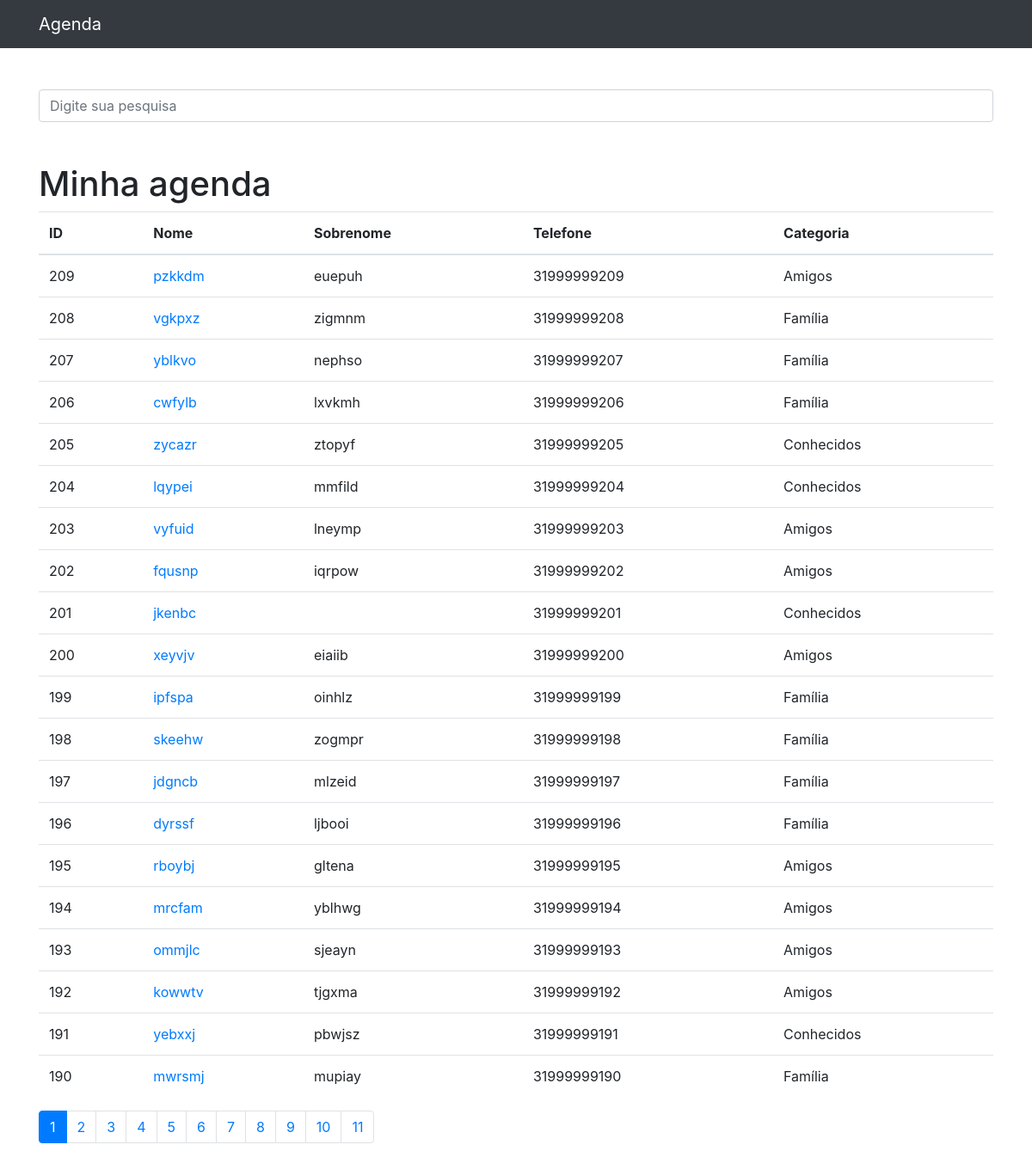
The page / on the database its author committed.
### contatos/models.py (models this page shows, shortened)
class Contato(models.Model):
    nome = models.CharField(max_length=255)
    sobrenome = models.CharField(max_length=255, blank=True)
    telefone = models.CharField(max_length=255)
    email = models.CharField(max_length=255, blank=True)
    data_criacao = models.DateTimeField(default=timezone.now)
    descricao = models.TextField(blank=True)
    categoria = models.ForeignKey(Categoria, on_delete=models.DO_NOTHING)
    mostrar = models.BooleanField(default=True)
    foto = models.ImageField(blank=True, upload_to='fotos/%Y/%m/')

class Categoria(models.Model):
    nome = models.CharField(max_length=255)
    def __str__(self):
        return self.nome

### contatos/views.py (the view)
# urls.py: path('', views.index, name='index'),
def index(request):
    contatos = Contato.objects.order_by('-id').filter(
        mostrar=True
    )
    paginator = Paginator(contatos, 20)
    page = request.GET.get('p')
    contatos = paginator.get_page(page)
    return render(request, 'contatos/index.html', {
        'contatos': contatos
    })

### contatos/templates/contatos/index.html
{% extends 'base.html' %}
{%block 'conteudo'%}
    <h1 class="mt-5">Minha agenda</h1>
    <table class="table">
      <thead>
        <tr>
          <th>ID</th>
          <th>Nome</th>
          <th>Sobrenome</th>
          <th>Telefone</th>
          <th>Categoria</th>
        </tr>
      </thead>
      <tbody>
        {% for contato in contatos %}
          <tr>
            <td>{{ contato.id }}</td>
            <td>
              <a href="{% url 'ver_contato' contato.id %}">{{ contato.nome }}</a>
            </td>
            <td>{{ contato.sobrenome }}</td>
            <td>{{ contato.telefone }}</td>
            <td>{{ contato.categoria }}</td>
            </tr>
        {% endfor %}
      </tbody>
    </table>
  <nav aria-label="Page navigation example">
  <ul class="pagination">
    {% for pagina in contatos.paginator.page_range %}
      {% if contatos.number == pagina %}
      <li class="page-item active"><a class="page-link" href="?p={{ pagina }}&termo={{ request.GET.termo }}">{{ pagina }}</a></li>
      {% else %}
      <li class="page-item"><a class="page-link" href="?p={{ pagina }}&termo={{ request.GET.termo }}">{{ pagina }}</a></li>
      {% endif %}
    {% endfor %}
  </ul>
</nav>
{%endblock%}

### templates/base.html (shortened to what this page needs)
{% load static %}
<!DOCTYPE html>
<html lang="pt">
<head>
  {% include 'parciais/_head.html' %}
</head>
<body>
  {% include 'parciais/_nav.html' %}
  <div class="container">
    <div class="row">
      <div class="col-lg-12">
        {% if 'accounts' not in request.path %}
        <br><br>
        <form method="get" action="{% url 'busca' %}">
          <div class="form-group row">
            <div class="col-12">
              <input class="form-control"
                     type="search" value="{{ request.GET.termo }}"
                     id="search-input"
                     placeholder="Digite sua pesquisa"
                     name="termo">
            </div>
          </div>
        </form>
        {% endif %}
      {%block 'conteudo'%} {%endblock%}
      </div>
    </div>
  </div>
</body>
</html>

### templates/parciais/_head.html (shortened to what this page needs)
{% load static %}
<link href="{% static 'vendor/bootstrap/css/bootstrap.min.css'%}" rel="stylesheet">

### templates/parciais/_nav.html (shortened to what this page needs)
  <nav class="navbar navbar-expand-lg navbar-dark bg-dark static-top">
    <div class="container">
      <a class="navbar-brand" href="{% url 'index' %}">Agenda</a>
    </div>
  </nav>

### rows shown on the page
Contato: id "209", nome "pzkkdm", sobrenome "euepuh", telefone "31999999209", categoria "Amigos"
Contato: id "208", nome "vgkpxz", sobrenome "zigmnm", telefone "31999999208", categoria "Família"
Contato: id "207", nome "yblkvo", sobrenome "nephso", telefone "31999999207", categoria "Família"
Contato: id "206", nome "cwfylb", sobrenome "lxvkmh", telefone "31999999206", categoria "Família"
Contato: id "205", nome "zycazr", sobrenome "ztopyf", telefone "31999999205", categoria "Conhecidos"
Contato: id "204", nome "lqypei", sobrenome "mmfild", telefone "31999999204", categoria "Conhecidos"
Contato: id "203", nome "vyfuid", sobrenome "lneymp", telefone "31999999203", categoria "Amigos"
Contato: id "202", nome "fqusnp", sobrenome "iqrpow", telefone "31999999202", categoria "Amigos"
Contato: id "201", nome "jkenbc", telefone "31999999201", categoria "Conhecidos"
Contato: id "200", nome "xeyvjv", sobrenome "eiaiib", telefone "31999999200", categoria "Amigos"
Contato: id "199", nome "ipfspa", sobrenome "oinhlz", telefone "31999999199", categoria "Família"
Contato: id "198", nome "skeehw", sobrenome "zogmpr", telefone "31999999198", categoria "Família"
Contato: id "197", nome "jdgncb", sobrenome "mlzeid", telefone "31999999197", categoria "Família"
Contato: id "196", nome "dyrssf", sobrenome "ljbooi", telefone "31999999196", categoria "Família"
Contato: id "195", nome "rboybj", sobrenome "gltena", telefone "31999999195", categoria "Amigos"
Contato: id "194", nome "mrcfam", sobrenome "yblhwg", telefone "31999999194", categoria "Amigos"
Contato: id "193", nome "ommjlc", sobrenome "sjeayn", telefone "31999999193", categoria "Amigos"
Contato: id "192", nome "kowwtv", sobrenome "tjgxma", telefone "31999999192", categoria "Amigos"
Contato: id "191", nome "yebxxj", sobrenome "pbwjsz", telefone "31999999191", categoria "Conhecidos"
Contato: id "190", nome "mwrsmj", sobrenome "mupiay", telefone "31999999190", categoria "Família"

### other values the page prints
{{ pagina }} "1"
{{ pagina }} "2" "3" "4" "5" "6" "7" "8" "9" "10" "11"
